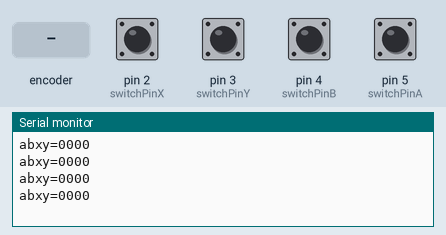
The sketch below on a simulated Arduino Uno, built with avr-gcc and run on an emulated ATmega328P. Shown: the last lines printed to the serial monitor. Inputs (shaded band) come from the test bench; at power-on: pin 2 (switchPinX), pin 3 (switchPinY), pin 4 (switchPinB), pin 5 (switchPinA) HIGH.

Above: at 1.8 s.
1.9 s: pin 2 (switchPinX) pulled LOW for 0.6 s
At 2.4 s:
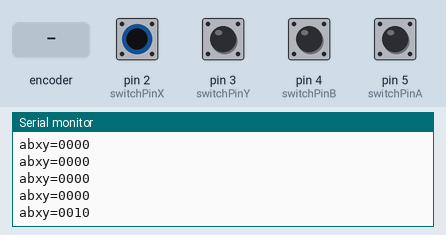
4.0 s: rotary encoder on pin 5 (switchPinA) / pin 4 (switchPinB) turned 1 step (first pin leading)
At 4.4 s:
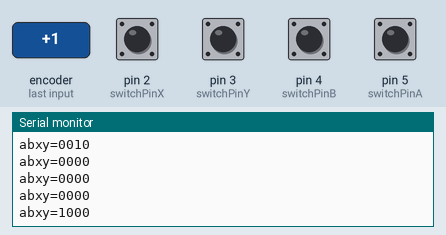
5.7 s: pin 3 (switchPinY) pulled LOW for 0.6 s
At 6.4 s:
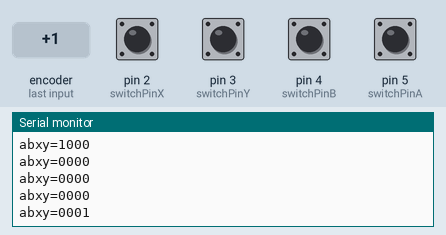
7.8 s: rotary encoder on pin 5 (switchPinA) / pin 4 (switchPinB) turned 2 steps (second pin leading)
At 8.4 s:
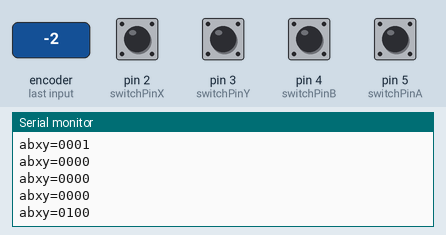
Timing chart, 0 to 10.7 s (numbered marks = the images above; inputs shaded):
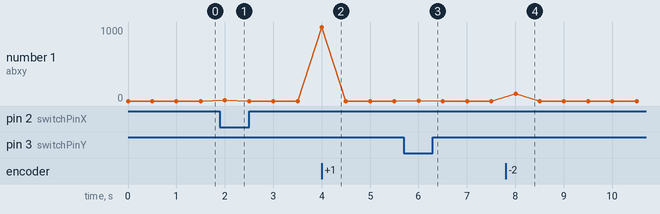

Measured:
- after the input at 1.9 s, the serial monitor: prints a new line after 0.10 s (image 1)
- after the input at 4.0 s, the serial monitor: prints a new line at once (image 2)
- after the input at 5.7 s, the serial monitor: prints a new line after 0.30 s (image 3)
- after the input at 7.8 s, the serial monitor: prints a new line after 0.20 s (image 4)

The sketch:

switch-abxy.ino
```cpp
int state=0;
//   X
// Y   A
//   B
int switchPinX=2;
int switchPinY=3;
int switchPinA=5;
int switchPinB=4;
void setup() {
  // put your setup code here, to run once:
  pinMode(switchPinA, INPUT_PULLUP);     // ボタンスイッチ用に入力に設定
  pinMode(switchPinB, INPUT_PULLUP);     // ボタンスイッチ用に入力に設定
  pinMode(switchPinX, INPUT_PULLUP);     // ボタンスイッチ用に入力に設定
  pinMode(switchPinY, INPUT_PULLUP);     // ボタンスイッチ用に入力に設定
  state=0;
  //シリアル通信の初期処理を行う
  Serial.begin(9600);
}

void loop() {
  // put your main code here, to run repeatedly:
  bool bx=false, by=false, ba=false, bb=false;
  if (LOW == digitalRead(switchPinX))  // ピンよりデータ取得
  {
    bx=true;
  }
  if (LOW == digitalRead(switchPinY))  // ピンよりデータ取得
  {
    by=true;
  }
  if (LOW == digitalRead(switchPinA))  // ピンよりデータ取得
  {
    ba=true;
  }
  if (LOW == digitalRead(switchPinB))  // ピンよりデータ取得
  {
    bb=true;
  }
  char buff[32];
  sprintf(buff, "abxy=%d%d%d%d", ba,bb,bx,by);
  Serial.println(buff);       // シリアルモニタに出力
  delay(500);
}
```
